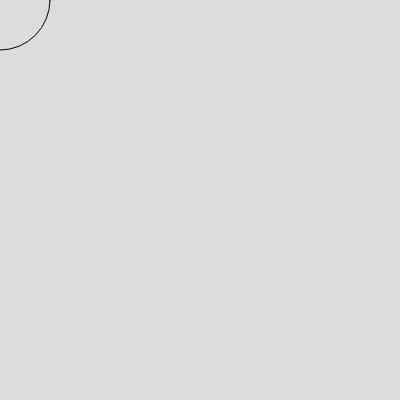
Frame 1 (no input)
Frame 60 (no input): identical to frame 1, image omitted
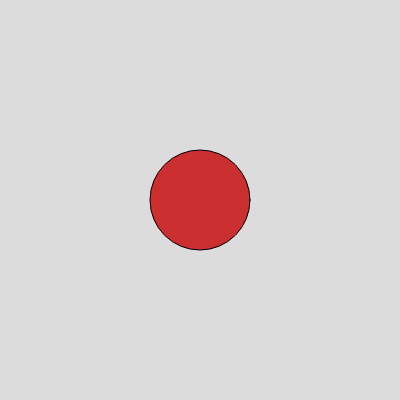
Frame 120 (the mouse pressed at the canvas centre since frame 60)

The p5.js sketch that drew these frames (run headless with seeded random() and noise() and a simulated clock; from frame 60 on, the mouse is pressed at the canvas centre):

// p5.js sketch
// ── sketch.js
// Processing eigene Variablen
// mouseX -> Ganzzahl - xPosition der Maus innerhalb vom Canvas
// mouseY -> Ganzzahl - yPosition der Maus innerhalb vom Canvas
// width  -> Ganzzahl - Breite vom Canvas Element (wird bei createCanvas gesetzt)
// height -> Ganzzahl - Höhe vom Canvas Element (wird bei createCanvas gesetzt)

// Wird beim Programmstart einmal ausgeführt
// Daten geladen: Bilder, Schriften, ...
// Canvas erstellen, weiter HTML Elemente erstellen
function setup() {
 createCanvas(400, 400);

 //
}

// Wird, nachdem die function setup zuende ist 
// immer wieder (60 x pro Sekunde) ausgeführt.
function draw() {
 background(220);

 // red, green, blue, alphatransparenz -> 0 - 255
 fill(mouseX, 0, 0, mouseY);
 ellipse(mouseX, mouseY, 100, 100);



}
